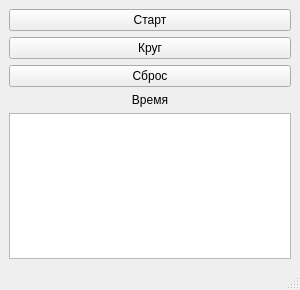
<?xml version="1.0" encoding="UTF-8"?>
<ui version="4.0">
 <class>MainWindow</class>
 <widget class="QMainWindow" name="MainWindow">
  <property name="geometry">
   <rect>
    <x>0</x>
    <y>0</y>
    <width>300</width>
    <height>290</height>
   </rect>
  </property>
  <property name="windowTitle">
   <string>MainWindow</string>
  </property>
  <property name="iconSize">
   <size>
    <width>50</width>
    <height>50</height>
   </size>
  </property>
  <widget class="QWidget" name="centralwidget">
   <layout class="QGridLayout" name="gridLayout">
    <item row="0" column="0">
     <widget class="QPushButton" name="startStopButton">
      <property name="text">
       <string>Старт</string>
      </property>
     </widget>
    </item>
    <item row="1" column="0">
     <widget class="QPushButton" name="lapButton">
      <property name="text">
       <string>Круг</string>
      </property>
     </widget>
    </item>
    <item row="2" column="0">
     <widget class="QPushButton" name="clearButton">
      <property name="text">
       <string>Сброс</string>
      </property>
     </widget>
    </item>
    <item row="3" column="0">
     <widget class="QLabel" name="timeLabel">
      <property name="text">
       <string>Время</string>
      </property>
      <property name="alignment">
       <set>Qt::AlignmentFlag::AlignCenter</set>
      </property>
     </widget>
    </item>
    <item row="4" column="0">
     <widget class="QTextBrowser" name="lapBrowser">
      <property name="html">
       <string>&lt;!DOCTYPE HTML PUBLIC &quot;-//W3C//DTD HTML 4.0//EN&quot; &quot;http://www.w3.org/TR/REC-html40/strict.dtd&quot;&gt;
&lt;html&gt;&lt;head&gt;&lt;meta name=&quot;qrichtext&quot; content=&quot;1&quot; /&gt;&lt;meta charset=&quot;utf-8&quot; /&gt;&lt;style type=&quot;text/css&quot;&gt;
p, li { white-space: pre-wrap; }
hr { height: 1px; border-width: 0; }
li.unchecked::marker { content: &quot;\2610&quot;; }
li.checked::marker { content: &quot;\2612&quot;; }
&lt;/style&gt;&lt;/head&gt;&lt;body style=&quot; font-family:'Segoe UI'; font-size:9pt; font-weight:400; font-style:normal;&quot;&gt;
&lt;p align=&quot;center&quot; style=&quot;-qt-paragraph-type:empty; margin-top:0px; margin-bottom:0px; margin-left:0px; margin-right:0px; -qt-block-indent:0; text-indent:0px;&quot;&gt;&lt;br /&gt;&lt;/p&gt;&lt;/body&gt;&lt;/html&gt;</string>
      </property>
     </widget>
    </item>
   </layout>
  </widget>
  <widget class="QMenuBar" name="menubar">
   <property name="geometry">
    <rect>
     <x>0</x>
     <y>0</y>
     <width>300</width>
     <height>22</height>
    </rect>
   </property>
  </widget>
  <widget class="QStatusBar" name="statusbar"/>
 </widget>
 <tabstops>
  <tabstop>startStopButton</tabstop>
  <tabstop>lapButton</tabstop>
  <tabstop>clearButton</tabstop>
  <tabstop>lapBrowser</tabstop>
 </tabstops>
 <resources/>
 <connections/>
</ui>
